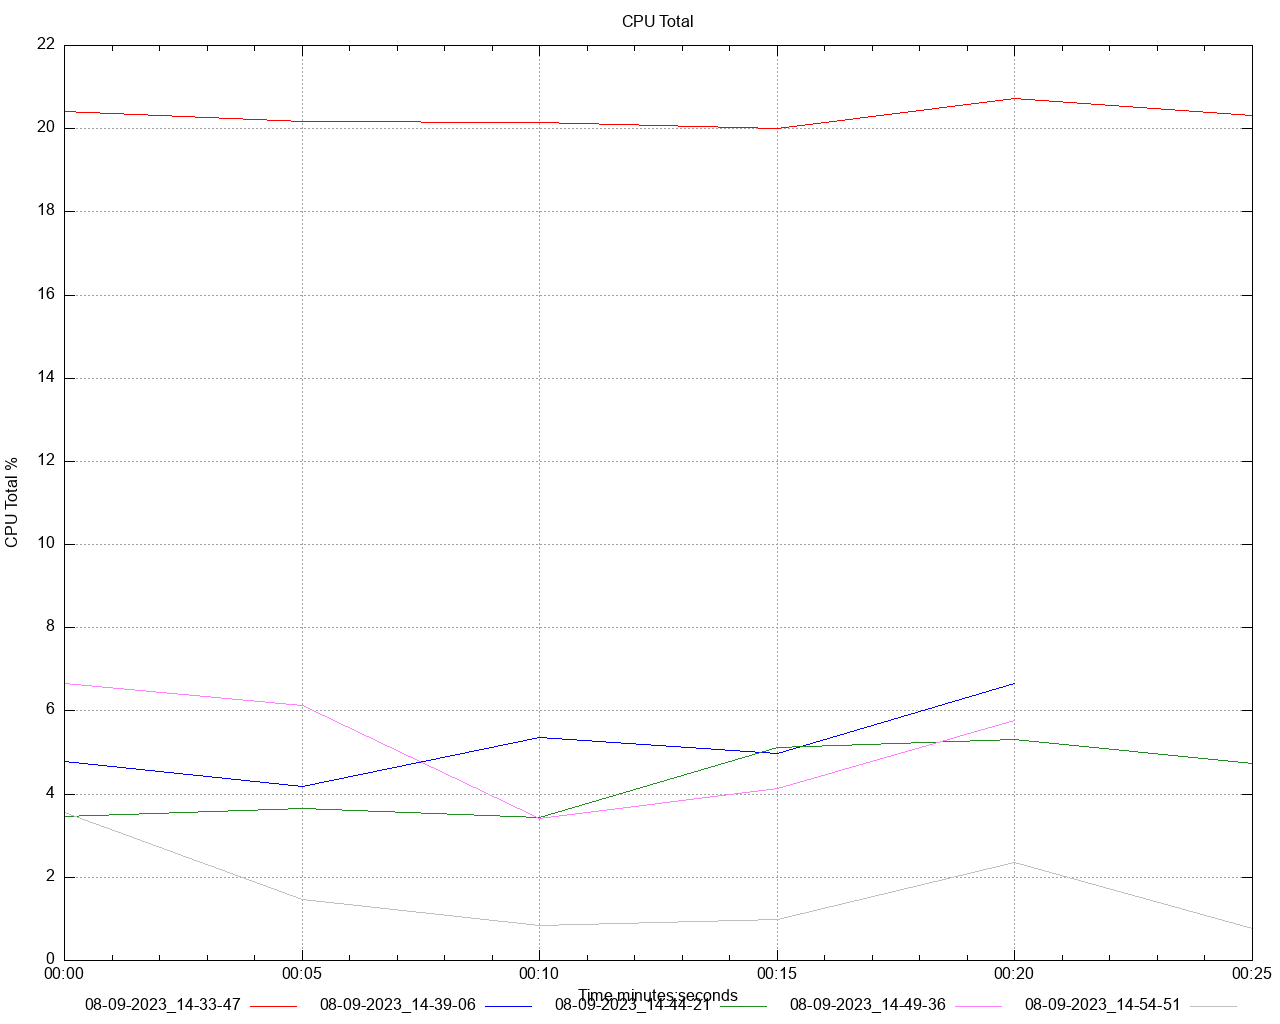

The gnuplot source for this figure:
set title 'CPU Total' noenhanced
set style data lines
set datafile separator ","
set terminal png size 1280,1024
set grid
set key below
set xdata time
set timefmt "%s"
offset = 0
t0(x)=(offset=($0==0) ? x : offset, x - offset)
set xlabel 'Time minutes:seconds'
set ylabel 'CPU Total %'
set output '/Users/gbarnett/git/hazelcast-simulator/atomiclong-3node-member/atomicreference/dstat/cpu_total_A1.png'
plot \
   '/Users/gbarnett/git/hazelcast-simulator/atomiclong-3node-member/atomicreference/data/cpu_total_A1_1.data' using (t0(timecolumn(1))):2 title "08-09-2023_14-33-47" noenhanced lt rgb "red", \
   '/Users/gbarnett/git/hazelcast-simulator/atomiclong-3node-member/atomicreference/data/cpu_total_A1_2.data' using (t0(timecolumn(1))):2 title "08-09-2023_14-39-06" noenhanced lt rgb "blue", \
   '/Users/gbarnett/git/hazelcast-simulator/atomiclong-3node-member/atomicreference/data/cpu_total_A1_3.data' using (t0(timecolumn(1))):2 title "08-09-2023_14-44-21" noenhanced lt rgb "forest-green", \
   '/Users/gbarnett/git/hazelcast-simulator/atomiclong-3node-member/atomicreference/data/cpu_total_A1_4.data' using (t0(timecolumn(1))):2 title "08-09-2023_14-49-36" noenhanced lt rgb "orchid", \
   '/Users/gbarnett/git/hazelcast-simulator/atomiclong-3node-member/atomicreference/data/cpu_total_A1_5.data' using (t0(timecolumn(1))):2 title "08-09-2023_14-54-51" noenhanced lt rgb "grey", \
